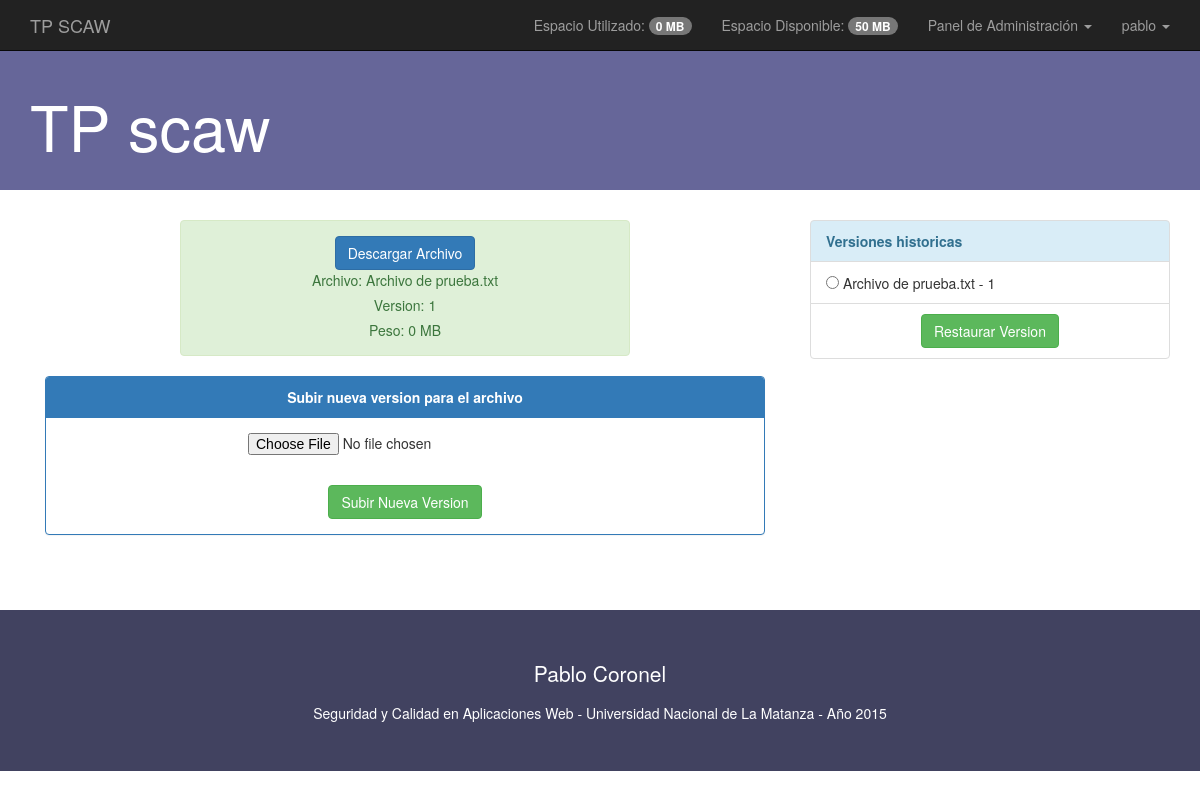
Screenshot of /php/archivoVer.php?cod=z66v1irr (signed in) with the database file from the repository.
### tables this page shows
CREATE TABLE IF NOT EXISTS `archivo` (
  `idArchivo` int(10) NOT NULL,
  `nombreArchivo` varchar(100) NOT NULL,
  `tipoCompartido` varchar(50) NOT NULL,
  `versionActual` int(10) NOT NULL,
  `fkUsuarioCreador` int(10) NOT NULL,
  `codigoArchivo` varchar(50) NOT NULL
);

CREATE TABLE IF NOT EXISTS `archivo_version` (
  `idArchivoVersion` int(10) NOT NULL,
  `fkArchivo` int(10) NOT NULL,
  `version` int(10) NOT NULL,
  `ruta` varchar(200) NOT NULL,
  `peso` int(50) NOT NULL
);

### php/archivoVer.php (the view, shortened to what this page needs)
<?php
	include_once 'conexionDB.php';
	$getCod= mysqli_real_escape_string($conexion,$_GET['cod']);
	$sqlIdArchivo= "SELECT idArchivo FROM archivo WHERE codigoArchivo = '".$getCod."'";
	$resIdArchivo= mysqli_query($conexion,$sqlIdArchivo);
	$filaIdArchivo= mysqli_fetch_assoc($resIdArchivo);
	$idArchivo= $filaIdArchivo['idArchivo'];
	$sqlVersiones= "SELECT archivo_version.version as verArch,
					archivo.nombreArchivo as nomArch
		FROM archivo_version INNER JOIN archivo
		ON archivo_version.fkArchivo = archivo.idArchivo
		WHERE archivo_version.fkArchivo = ".$idArchivo;
	$respuestaVersiones= mysqli_query($conexion,$sqlVersiones);
	$sqlVersionActual= "SELECT versionActual, nombreArchivo, codigoArchivo FROM archivo WHERE idArchivo = ".$idArchivo;
	$respuestaVersionActual= mysqli_query($conexion,$sqlVersionActual);
	$filaVersionActual= mysqli_fetch_assoc($respuestaVersionActual);
	$sqlPesoVersionActual= "SELECT archivo_version.peso as pesoAct FROM archivo_version INNER JOIN archivo
								ON archivo_version.version= archivo.versionActual
									WHERE archivo_version.fkArchivo= ".$idArchivo;
	$respuestaPesoVersionActual= mysqli_query($conexion,$sqlPesoVersionActual);
	$filaPesoVersionActual= mysqli_fetch_assoc($respuestaPesoVersionActual);
	if(isset($_SESSION['loginId'])){
		$sqlPesoUsado= "SELECT SUM(peso) as peso, fkUsuarioCreador FROM archivo_version as av INNER JOIN archivo as ar
					ON av.fkArchivo = ar.idArchivo
					WHERE ar.fkUsuarioCreador = ".$_SESSION['loginId'];
		$resPesoUsado= mysqli_query($conexion,$sqlPesoUsado);
		$filaPesoUsado= mysqli_fetch_assoc($resPesoUsado);
		$pesoUsado= $filaPesoUsado['peso'];
		$sqlEspacioAsignado= "SELECT espacioAsignado FROM usuario
			WHERE idUsuario = ".$_SESSION['loginId'];
		$resEspacioAsignado= mysqli_query($conexion,$sqlEspacioAsignado);
		$filaEspacioAsignado= mysqli_fetch_assoc($resEspacioAsignado);
		$espacioAsignado= $filaEspacioAsignado['espacioAsignado'];
		$espacioDisponible= $espacioAsignado - $pesoUsado;
	}
	$sqlTipoCompartido= "SELECT tipoCompartido FROM archivo
							WHERE idArchivo = ".$idArchivo;
	$resTipoCompartido= mysqli_query($conexion,$sqlTipoCompartido);
	$filaTipoCompartido= mysqli_fetch_assoc($resTipoCompartido);
	$sqlListaLectoresPrivado= "SELECT fkUsuario FROM usuario_lector
								WHERE fkArchivo = ".$idArchivo;
	$resListaLectoresPrivado= mysqli_query($conexion,$sqlListaLectoresPrivado);
	$lectorPermitido= false;
	if(isset($_SESSION['loginId'])){
		while ($filaListaLectoresPrivado= mysqli_fetch_assoc($resListaLectoresPrivado)) {
			if ($filaListaLectoresPrivado['fkUsuario'] == $_SESSION['loginId']) {
				$lectorPermitido= true;
			}
		}
	}
	$editorPermitido= false;
	if (isset($_SESSION['loginNivel']) && ($_SESSION['loginNivel'] == 'administrador')) {
		$editorPermitido= true;
	}
	if ($filaTipoCompartido['tipoCompartido'] == 'privado') {
		if (!isset($_SESSION['loginId'])) {
			$_SESSION['error']= 'No tienes acceso al archivo';
			header('location: error.php');
			exit();
		}elseif ($editorPermitido == true) {
?>
<!DOCTYPE html>
<html lang="es">
	<head>
		<link rel="stylesheet" href="../css/bootstrap.min.css">
		<link rel="stylesheet" href="../css/layout.css">
		<link rel="stylesheet" href="../css/verArchivo.css">
	</head>
	<body>
		<header>
			<nav class="navbar navbar-inverse navbar-static-top" role="navigation">
				<div class="container">
					<div class="navbar-header">
						<a href="../index.php" class="navbar-brand">TP SCAW</a>
					</div>
					<div class="collapse navbar-collapse" id="navegacionProyectoFinal">
						<ul class="nav navbar-nav navbar-right">
							<li>
								<a href="#">
									Espacio Utilizado:
									<span class="badge">
										<?php
											echo(round(($pesoUsado / 1024 / 1024),2).' MB<br>');
										?>
									</span>
								</a>
							</li>
							<li>
								<a href="#">
									Espacio Disponible:
									<span class="badge">
										<?php
											echo(round(($espacioDisponible / 1024 / 1024),2).' MB<br>');
										?>
									</span>
								</a>
							</li>
							<?php
								if (isset($_SESSION['loginNivel'])  && ($_SESSION['loginNivel'] == 'administrador')) {
							?>
								<li class="dropdown">
									<a href="#" class="dropdown-toggle" data-toggle="dropdown" role="button">
										Panel de Administración <span class="caret"></span>
									</a>
								</li>
							<?php
								}
							?>
							<li class="dropdown">
								<a href="#" class="dropdown-toggle" data-toggle="dropdown" role="button">
									<?php echo($_SESSION['loginUsuario']); ?> <span class="caret"></span>
								</a>
							</li>
						</ul>
					</div>
				</div>
			</nav>
		</header>
		<section class="jumbotron" id="jumbotronPrincipal">
			<div class="container">
				<h1>TP scaw</h1>
			</div>
		</section>
		<section id="contenido" class="main container">
			<div class="row">
				<section class="col-md-8">
					<div id="divVersionActual" class="col-md-12">
						<div class="col-md-8 col-md-offset-2">
							<div class="alert alert-success text-center">
								<a class="btn btn-primary" href="archivoDescargar.php?cod=<?php echo($filaVersionActual['codigoArchivo']); ?>">
									Descargar Archivo
								</a>
								<p>
									Archivo: <?php echo($filaVersionActual['nombreArchivo']); ?>
								</p>
								<p>
									Version: <?php echo($filaVersionActual['versionActual']); ?>
								</p>
								<p>
									Peso: <?php echo(round($filaPesoVersionActual['pesoAct'] / 1024/1024,3).' MB'); ?>
								</p>
							</div>
						</div>
					</div>
					<div class="col-md-12">
						<form action="archivoVersionSubir.php" method="post" enctype='multipart/form-data'>
							<div class="panel panel-primary text-center">
								<div class="panel-heading">
									<b>Subir nueva version para el archivo</b>
								</div>
								<div class="panel-body text-center">
									<div class="col-md-6 col-md-offset-3">
										<input type="file" name="nuevaVersion" id="nuevaVersion">
									</div>
								</div>
								<div class="panel-body">
									<button class="btn btn-success" type="submit" value="Subir Nueva Version" name="subirVersion" id="subirVersion">Subir Nueva Version</button>
								</div>
							</div>
						</form>
					</div>
				</section>
				<aside class="col-md-4">
					<div id="divVersiones">
						<form action="archivoRestaurarVersion.php" method="post">
							<div class="list-group">
								<div class="list-group-item list-group-item-info text-left">
									<b>Versiones historicas</b>
								</div>
							<?php
								while($filaVersiones=mysqli_fetch_assoc($respuestaVersiones)){
							?>
								<div class="list-group-item text-left">
									<input type="radio" name="listaVersiones[]" id="listaVersiones[]" value="<?php echo($filaVersiones['verArch']); ?>">
									<?php echo($filaVersiones['nomArch'].' - '.$filaVersiones['verArch']); ?>
								</div>
							<?php
								}
							?>
								<div class="list-group-item text-center">
									<button class="btn btn-success" type="submit" value="Restaurar Version" name="restaurarVersion" id="restaurarVersion">Restaurar Version</button>
								</div>
							</div>
						</form>
					</div>
				</aside>
			</div>
		</section>
		<footer class="jumbotron" id="jumbotronFooter">
			<div class="container">
				<div class="row">
					<div class="col-xs-4 col-xs-offset-4 text-center">
						<p>Pablo Coronel</p>
					</div>
				</div>
				<div class="row">
					<div class="col-xs-8 col-xs-offset-2 text-center">
						Seguridad y Calidad en Aplicaciones Web - Universidad Nacional de La Matanza - Año 2015
					</div>
				</div>
			</div>
		</footer>
	</body>
</html>
<?php
		}elseif($lectorPermitido == false) {
			$_SESSION['error']= 'No tienes acceso al archivo';
			header('location: error.php');
			exit();
		}elseif($editorPermitido == false) {
			$_SESSION['error']= 'No tienes acceso al archivo';
			header('location: error.php');
			exit();
		}
	}else{
		$_SESSION['error']= 'No tienes acceso al archivo';
		header('location: error.php');
		exit();
	}
?>

### css/layout.css (style rules this page uses)
.navbar { margin-bottom: 0px; }
#jumbotronPrincipal { background-color: #666699; color: #FFF; padding: 20px 0; }
#jumbotronFooter { margin-top: 20px; margin-bottom: 0px; color: white; background-color: #414260; }

### css/verArchivo.css (style rules this page uses)
#contenido { min-height: 370px; }

### rows the page displays
archivo: nombreArchivo "Archivo de prueba.txt", versionActual "1"
archivo_version: $filaPesoVersionActual['pesoAct']/1024/1024 "0", fkArchivo.nombreArchivo "Archivo de prueba.txt", version "1"

### other values shown
$pesoUsado / 1024 / 1024 "0"
$espacioDisponible / 1024 / 1024 "50"
$_SESSION['loginUsuario'] "pablo"
